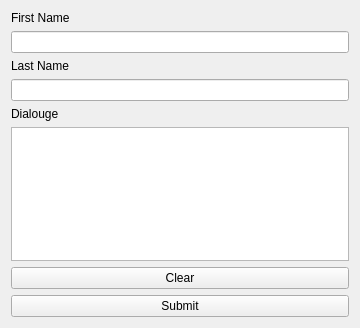
<?xml version="1.0" encoding="UTF-8"?>
<ui version="4.0">
 <class>Widget</class>
 <widget class="QWidget" name="Widget">
  <property name="geometry">
   <rect>
    <x>0</x>
    <y>0</y>
    <width>360</width>
    <height>328</height>
   </rect>
  </property>
  <property name="windowTitle">
   <string>Widget</string>
  </property>
  <layout class="QVBoxLayout" name="verticalLayout">
   <item>
    <widget class="QLabel" name="label">
     <property name="text">
      <string>First Name</string>
     </property>
    </widget>
   </item>
   <item>
    <widget class="QLineEdit" name="txtFirstName"/>
   </item>
   <item>
    <widget class="QLabel" name="label_2">
     <property name="text">
      <string>Last Name</string>
     </property>
    </widget>
   </item>
   <item>
    <widget class="QLineEdit" name="txtLastname"/>
   </item>
   <item>
    <widget class="QLabel" name="label_3">
     <property name="text">
      <string>Dialouge</string>
     </property>
    </widget>
   </item>
   <item>
    <widget class="QTextEdit" name="textDialog"/>
   </item>
   <item>
    <widget class="QPushButton" name="btnClear">
     <property name="text">
      <string>Clear</string>
     </property>
    </widget>
   </item>
   <item>
    <widget class="QPushButton" name="btnSubmit">
     <property name="text">
      <string>Submit</string>
     </property>
    </widget>
   </item>
  </layout>
 </widget>
 <resources/>
 <connections/>
</ui>
